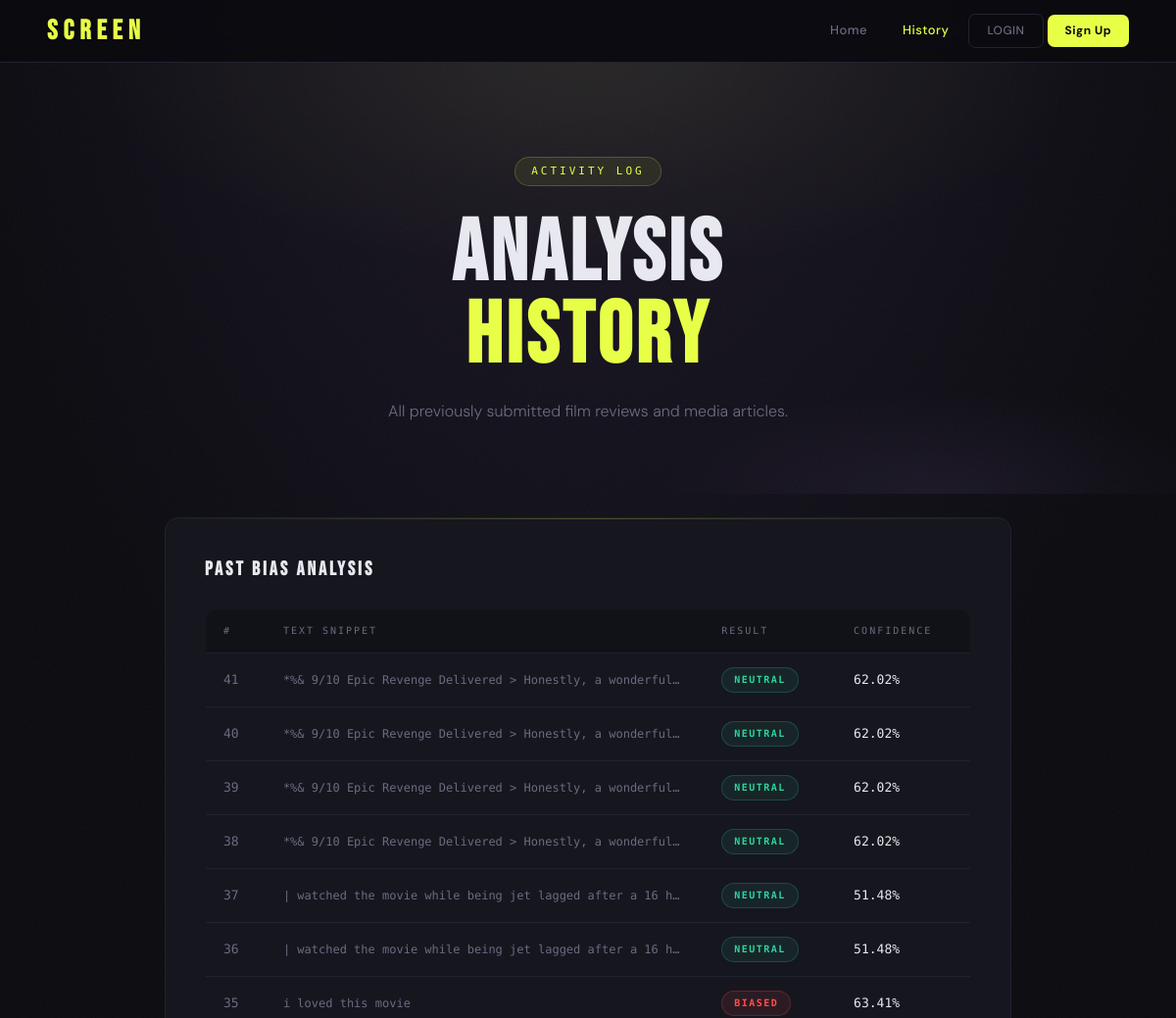
Page /history (upper part) on the earlier database version.
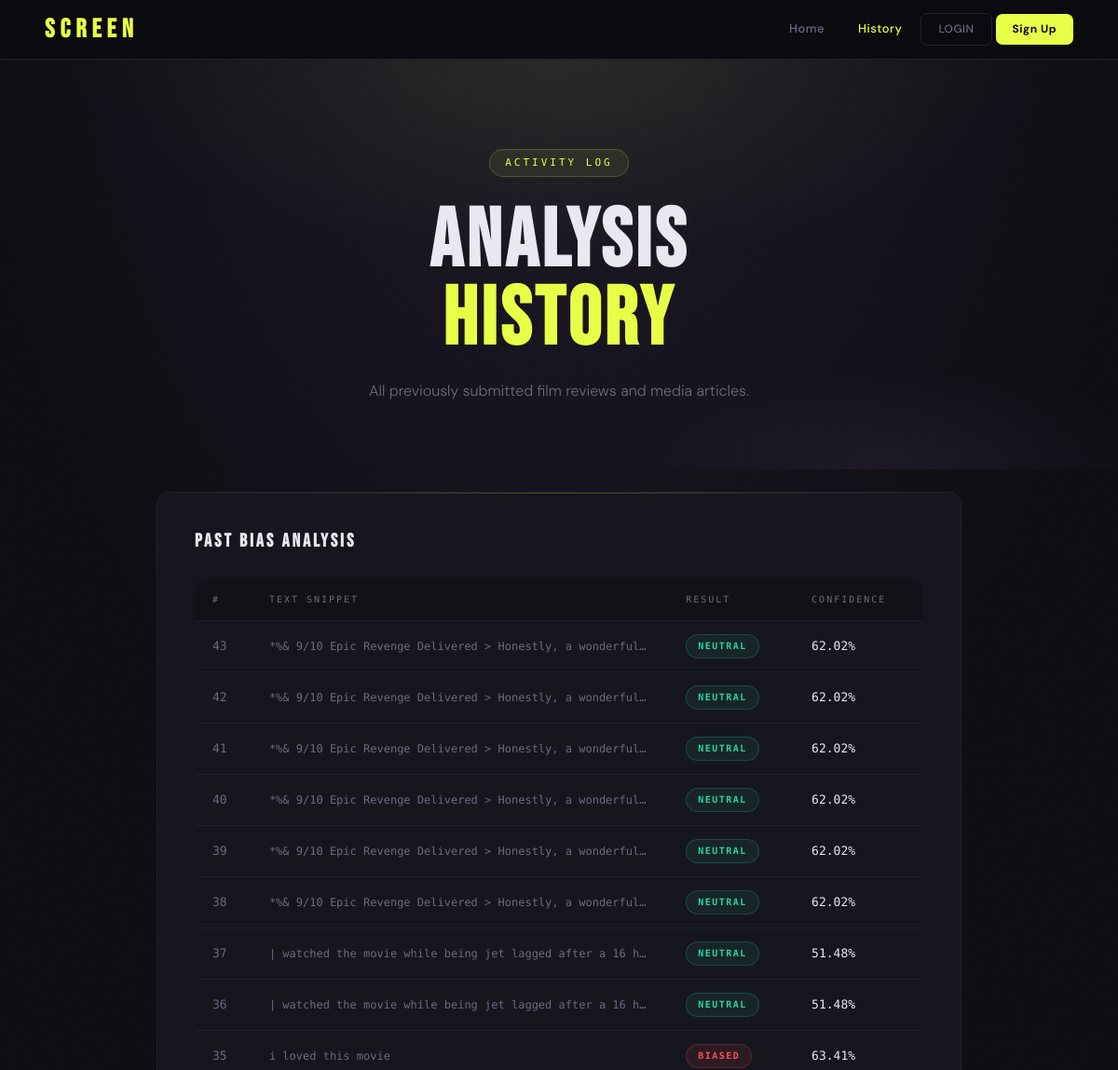
Same page on the later database version.
### models.py (models this page shows, shortened)
class Review(db.Model):
    id = db.Column(db.Integer, primary_key=True)
    text = db.Column(db.Text, nullable=False)
    prediction = db.Column(db.String(20))
    confidence = db.Column(db.Float)

### app.py (the view)
@app.route('/history')
def history():
    reviews = Review.query.order_by(Review.id.desc()).all()
    return render_template("history.html", reviews=reviews)

### templates/history.html (shortened to what this page needs)
<!doctype html>
<html lang="en">
  <head>
    <link rel="stylesheet" href="../static/style.css" />
  </head>
  <body>
    <nav class="navbar">
      <h1>SCREEN</h1>
      <ul>
        <li><a href="/">Home</a></li>
        <li><a href="/history" class="active">History</a></li>
        <li><a href="/login" class="btn-ghost" style="padding:7px 18px;font-size:12px;">Login</a></li>
        <li><a href="/signup" style="background:var(--accent);color:#0a0a0f;padding:7px 18px;border-radius:7px;font-size:12px;font-weight:700;letter-spacing:.5px;">Sign Up</a></li>
      </ul>
    </nav>
    <div class="hero">
      <div class="hero-eyebrow fade-up d1">Activity Log</div>
      <h2 class="fade-up d2">Analysis<br><span>History</span></h2>
      <p class="fade-up d3">All previously submitted film reviews and media articles.</p>
    </div>
    <div class="container">
      <div class="card fade-up d4">
        <h3>Past Bias Analysis</h3>
        {% if reviews %}
        <table class="history-table">
          <thead>
            <tr>
              <th>#</th>
              <th>Text Snippet</th>
              <th>Result</th>
              <th>Confidence</th>
            </tr>
          </thead>
          <tbody>
            {% for review in reviews %}
            <tr>
              <td class="id-cell">{{ review.id }}</td>
              <td class="text-preview">{{ review.text }}</td>
              <td>
                {% if review.prediction == "Biased" %}
                <span class="badge biased">Biased</span>
                {% else %}
                <span class="badge neutral">Neutral</span>
                {% endif %}
              </td>
              <td class="conf-cell">{{ review.confidence }}%</td>
            </tr>
            {% endfor %}
          </tbody>
        </table>
        {% else %}
        <p style="margin-top:20px; color:var(--muted); font-size:14px;">
          No analysis history yet. <a href="/">Run your first analysis →</a>
        </p>
        {% endif %}
      </div>
    </div>
  </body>
</html>

Differences in the rows shown:
added Review: id "43", text "*%& 9/10 Epic Revenge Delivered > Honestly, a wonderful…", prediction "NEUTRAL", confidence "62.02"
added Review: id "42", text "*%& 9/10 Epic Revenge Delivered > Honestly, a wonderful…", prediction "NEUTRAL", confidence "62.02"
